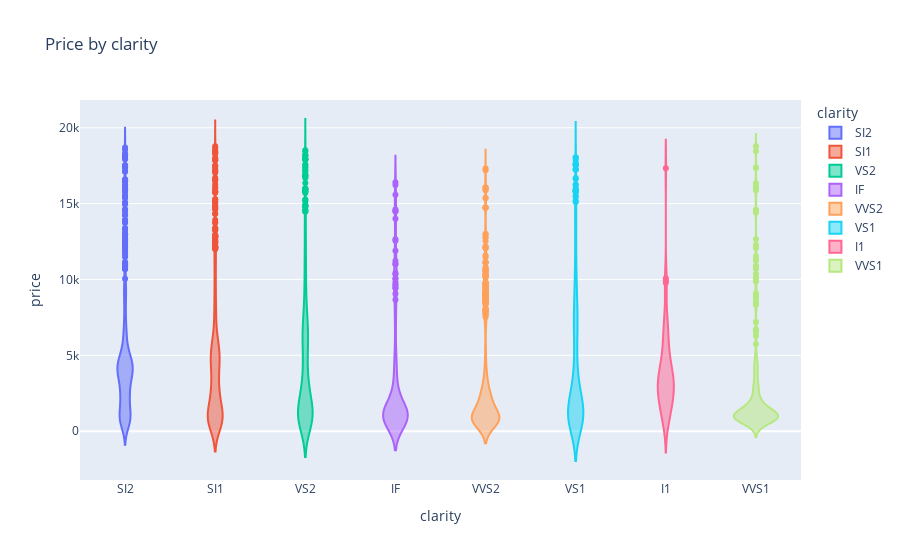

The code cell stored with this chart in its notebook:
### Code cell
plot_diamonds_price_by(diamonds, 'clarity')

### Figure 1 — Plotly figure (JSON) as saved in the notebook; plotly's stock layout.template omitted (floating-point values rounded to 4 significant figures; data arrays with more than 128 entries replaced by an {"elided": "..."} marker saying what was removed)
{"data": [{"alignmentgroup": "True", "box": {"visible": false}, "hovertemplate": "clarity=%{x}<br>price=%{y}<extra></extra>", "legendgroup": "SI2", "marker": {"color": "#636efa"}, "name": "SI2", "offsetgroup": "SI2", "orientation": "v", "scalegroup": "True", "showlegend": true, "type": "violin", "x": {"elided": "835 str values"}, "x0": " ", "xaxis": "x", "y": {"elided": "835 int values"}, "y0": " ", "yaxis": "y"}, {"alignmentgroup": "True", "box": {"visible": false}, "hovertemplate": "clarity=%{x}<br>price=%{y}<extra></extra>", "legendgroup": "SI1", "marker": {"color": "#EF553B"}, "name": "SI1", "offsetgroup": "SI1", "orientation": "v", "scalegroup": "True", "showlegend": true, "type": "violin", "x": {"elided": "1172 str values"}, "x0": " ", "xaxis": "x", "y": {"elided": "1172 int values"}, "y0": " ", "yaxis": "y"}, {"alignmentgroup": "True", "box": {"visible": false}, "hovertemplate": "clarity=%{x}<br>price=%{y}<extra></extra>", "legendgroup": "VS2", "marker": {"color": "#00cc96"}, "name": "VS2", "offsetgroup": "VS2", "orientation": "v", "scalegroup": "True", "showlegend": true, "type": "violin", "x": {"elided": "1171 str values"}, "x0": " ", "xaxis": "x", "y": {"elided": "1171 int values"}, "y0": " ", "yaxis": "y"}, {"alignmentgroup": "True", "box": {"visible": false}, "hovertemplate": "clarity=%{x}<br>price=%{y}<extra></extra>", "legendgroup": "IF", "marker": {"color": "#ab63fa"}, "name": "IF", "offsetgroup": "IF", "orientation": "v", "scalegroup": "True", "showlegend": true, "type": "violin", "x": {"elided": "148 str values"}, "x0": " ", "xaxis": "x", "y": {"elided": "148 int values"}, "y0": " ", "yaxis": "y"}, {"alignmentgroup": "True", "box": {"visible": false}, "hovertemplate": "clarity=%{x}<br>price=%{y}<extra></extra>", "legendgroup": "VVS2", "marker": {"color": "#FFA15A"}, "name": "VVS2", "offsetgroup": "VVS2", "orientation": "v", "scalegroup": "True", "showlegend": true, "type": "violin", "x": {"elided": "463 str values"}, "x0": " ", "xaxis": "x", "y": {"elided": "463 int values"}, "y0": " ", "yaxis": "y"}, {"alignmentgroup": "True", "box": {"visible": false}, "hovertemplate": "clarity=%{x}<br>price=%{y}<extra></extra>", "legendgroup": "VS1", "marker": {"color": "#19d3f3"}, "name": "VS1", "offsetgroup": "VS1", "orientation": "v", "scalegroup": "True", "showlegend": true, "type": "violin", "x": {"elided": "795 str values"}, "x0": " ", "xaxis": "x", "y": {"elided": "795 int values"}, "y0": " ", "yaxis": "y"}, {"alignmentgroup": "True", "box": {"visible": false}, "hovertemplate": "clarity=%{x}<br>price=%{y}<extra></extra>", "legendgroup": "I1", "marker": {"color": "#FF6692"}, "name": "I1", "offsetgroup": "I1", "orientation": "v", "scalegroup": "True", "showlegend": true, "type": "violin", "x": ["I1", "I1", "I1", "I1", "I1", "I1", "I1", "I1", "I1", "I1", "I1", "I1", "I1", "I1", "I1", "I1", "I1", "I1", "I1", "I1", "I1", "I1", "I1", "I1", "I1", "I1", "I1", "I1", "I1", "I1", "I1", "I1", "I1", "I1", "I1", "I1", "I1", "I1", "I1", "I1", "I1", "I1", "I1", "I1", "I1", "I1", "I1", "I1", "I1", "I1", "I1", "I1", "I1", "I1", "I1", "I1", "I1", "I1", "I1", "I1", "I1", "I1", "I1", "I1", "I1", "I1", "I1", "I1"], "x0": " ", "xaxis": "x", "y": [8711, 2220, 1599, 6597, 1739, 490, 2068, 2844, 4139, 9789, 3230, 3136, 1158, 3544, 2788, 2398, 6788, 5607, 2647, 1037, 2239, 10076, 3584, 1324, 3060, 2342, 3755, 5027, 530, 3394, 5914, 3459, 4277, 4643, 1637, 7229, 6912, 3011, 5510, 3696, 1939, 4324, 2809, 17329, 2387, 2608, 3179, 770, 9925, 1621, 1140, 5074, 3864, 3444, 2225, 2342, 3755, 5027, 530, 3394, 5914, 3459, 4277, 4643, 1637, 7229, 6912, 3011], "y0": " ", "yaxis": "y"}, {"alignmentgroup": "True", "box": {"visible": false}, "hovertemplate": "clarity=%{x}<br>price=%{y}<extra></extra>", "legendgroup": "VVS1", "marker": {"color": "#B6E880"}, "name": "VVS1", "offsetgroup": "VVS1", "orientation": "v", "scalegroup": "True", "showlegend": true, "type": "violin", "x": {"elided": "336 str values"}, "x0": " ", "xaxis": "x", "y": {"elided": "336 int values"}, "y0": " ", "yaxis": "y"}], "layout": {"legend": {"title": {"text": "clarity"}, "tracegroupgap": 0}, "title": {"text": "Price by clarity"}, "violinmode": "overlay", "xaxis": {"anchor": "y", "categoryarray": ["SI2", "SI1", "VS2", "IF", "VVS2", "VS1", "I1", "VVS1"], "categoryorder": "array", "domain": [0, 1], "title": {"text": "clarity"}}, "yaxis": {"anchor": "x", "domain": [0, 1], "title": {"text": "price"}}}}
